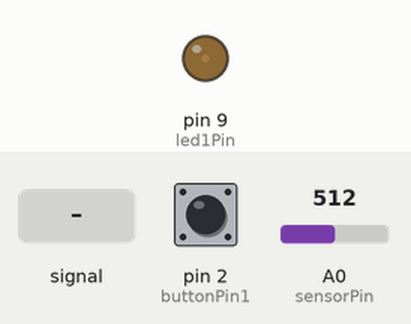
This sketch was run on a simulated Arduino Leonardo, built with avr-gcc and run on an emulated ATmega32U4. Shown: output pins drawn as LEDs (lit = HIGH). The test bench sets the inputs (shaded band); at power-on: A0 (sensorPin) = 512, pin 2 (buttonPin1) LOW. USB keyboard and mouse output is not drawn; what the sketch prints to the serial monitor is not drawn.

Above: at 1.2 s.
1.3 s: A0 (sensorPin) set to 0
At 2.4 s:
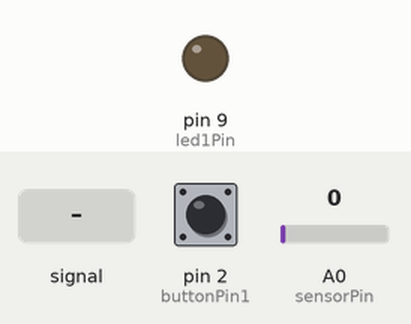
2.8 s: pin 2 (buttonPin1) pulled HIGH for 0.15 s
At 2.9 s:
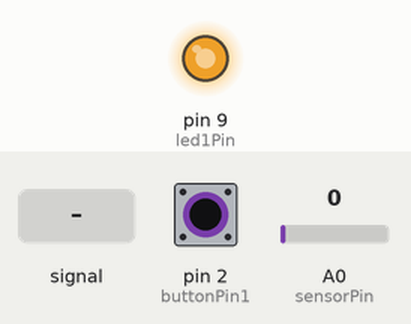
4.5 s: A0 (sensorPin) set to 306
At 4.8 s:
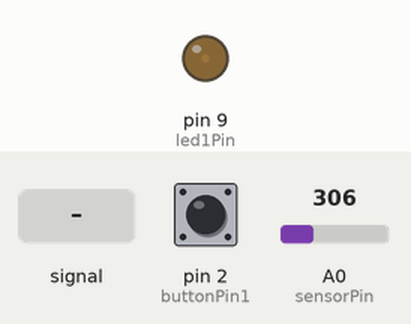
6.6 s: A0 (sensorPin) fed a 2 Hz sine of ±306 counts around its level
9.6 s: pin 2 (buttonPin1) pulled HIGH for 0.15 s
At 9.68 s:
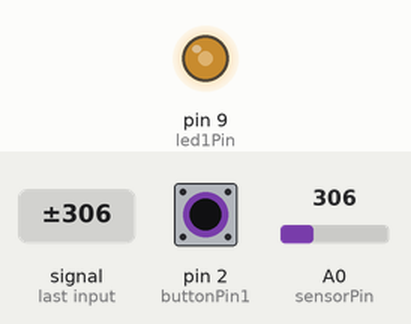
12.6 s: pin 2 (buttonPin1) pulled HIGH for 1 s
Timing chart, 0 to 13.5 s (numbered marks = the images above; inputs shaded):
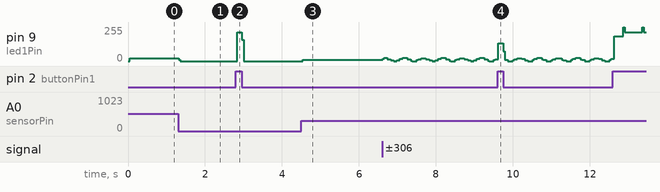

Measured:
- after the input at 1.3 s, pin 9 (led1Pin): 19/255 → 0/255 at once
- after the input at 2.8 s, pin 9 (led1Pin): 0/255 → 217/255 at once, → 0/255 0.12 s later
- after the input at 4.5 s, pin 9 (led1Pin): 0/255 → 11/255 at once

The sketch:

Blink.ino
```cpp
#include <Keyboard.h>

const int led1Pin =  9; // pin number for LED output
const int sensorPin = 0; // pin number for sensing potentiometer
int brightness = 0;    // variable for indicating how bright the LED is
const int buttonPin1 = 2;     // the number of the pushbutton pin

// variables will change:
int buttonState1 = 0;         // variable for reading the pushbutton status

void setup() {
  pinMode(led1Pin, OUTPUT);  // Set up the LED pin to be an output:
  pinMode(buttonPin1, INPUT); // initialize the pushbutton pin as an input:
  Serial.begin(9600); // initialize the serial for communication
  Keyboard.begin();
}

void loop() {
  buttonState1 = digitalRead(buttonPin1);
  int sensorValue;
  sensorValue = analogRead(sensorPin); // read from the potentiometer
  brightness = map(sensorValue, 0, 1023, 0, 255); // map the value from potentiometer (range from 0 to 1023) to the brightness (from 0 to 255)
  // control the brightenss based on the sensor value
  if (sensorValue >= 0) {
    analogWrite(led1Pin, brightness);  // turn the LED on with certain brightness
  } else{
    digitalWrite(led1Pin, LOW);  // turn the LED off
  }
   Serial.write(brightness); // write the brightness to the serial port to let p5.js read this value
     if (buttonState1 == HIGH) {
    // turn LED on:
    digitalWrite(led1Pin, HIGH);
//Keyboard.press((char) 78);
  //delay(100);
  //Keyboard.releaseAll();
  } else {
    // turn LED off:
    digitalWrite(led1Pin, LOW);
  }

}
```
